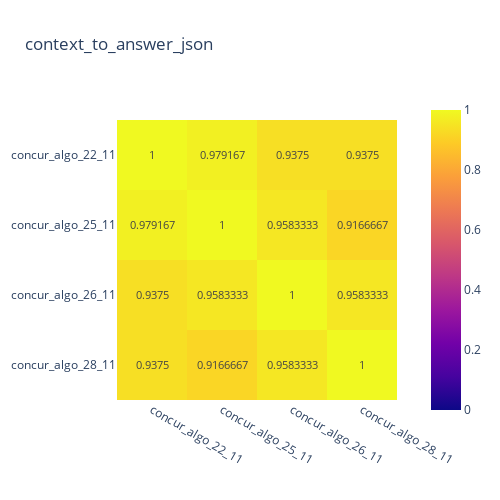
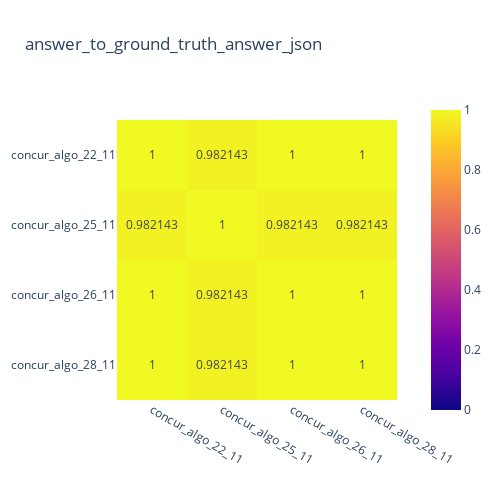
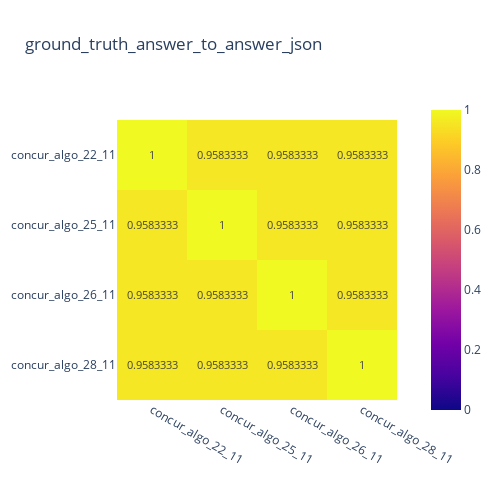

Here is the notebook cell these charts were saved with, in order:
### Code cell
idxes = [0, 1, 4, 6]
get_heatmaps([loaded_files_flash2[i] for i in idxes], [experiment_names[i] for i in idxes])

### Figure 1 — Plotly figure (JSON) as saved in the notebook; plotly's stock layout.template omitted (floating-point values rounded to 4 significant figures)
{"data": [{"coloraxis": "coloraxis", "hovertemplate": "x: %{x}<br>y: %{y}<br>color: %{z}<extra></extra>", "name": "0", "texttemplate": "%{z}", "type": "heatmap", "x": ["concur_algo_22_11", "concur_algo_25_11", "concur_algo_26_11", "concur_algo_28_11"], "xaxis": "x", "y": ["concur_algo_22_11", "concur_algo_25_11", "concur_algo_26_11", "concur_algo_28_11"], "yaxis": "y", "z": [[1, 0.9792, 0.9375, 0.9375], [0.9792, 1, 0.9583, 0.9167], [0.9375, 0.9583, 1, 0.9583], [0.9375, 0.9167, 0.9583, 1]]}], "layout": {"coloraxis": {"cmax": 1, "cmin": 0, "colorscale": [[0, "#0d0887"], [0.1111, "#46039f"], [0.2222, "#7201a8"], [0.3333, "#9c179e"], [0.4444, "#bd3786"], [0.5556, "#d8576b"], [0.6667, "#ed7953"], [0.7778, "#fb9f3a"], [0.8889, "#fdca26"], [1, "#f0f921"]]}, "height": 500, "title": {"text": "context_to_answer_json"}, "width": 500, "xaxis": {"anchor": "y", "autorange": true, "constrain": "domain", "domain": [0.003546, 0.9965], "range": [-0.5, 3.5], "scaleanchor": "y", "type": "category"}, "yaxis": {"anchor": "x", "autorange": true, "constrain": "domain", "domain": [0.0625, 0.9375], "range": [3.5, -0.5], "type": "category"}}}

### Figure 2 — Plotly figure (JSON) as saved in the notebook; plotly's stock layout.template omitted (floating-point values rounded to 4 significant figures)
{"data": [{"coloraxis": "coloraxis", "hovertemplate": "x: %{x}<br>y: %{y}<br>color: %{z}<extra></extra>", "name": "0", "texttemplate": "%{z}", "type": "heatmap", "x": ["concur_algo_22_11", "concur_algo_25_11", "concur_algo_26_11", "concur_algo_28_11"], "xaxis": "x", "y": ["concur_algo_22_11", "concur_algo_25_11", "concur_algo_26_11", "concur_algo_28_11"], "yaxis": "y", "z": [[1, 0.9821, 1, 1], [0.9821, 1, 0.9821, 0.9821], [1, 0.9821, 1, 1], [1, 0.9821, 1, 1]]}], "layout": {"coloraxis": {"cmax": 1, "cmin": 0, "colorscale": [[0, "#0d0887"], [0.1111, "#46039f"], [0.2222, "#7201a8"], [0.3333, "#9c179e"], [0.4444, "#bd3786"], [0.5556, "#d8576b"], [0.6667, "#ed7953"], [0.7778, "#fb9f3a"], [0.8889, "#fdca26"], [1, "#f0f921"]]}, "height": 500, "title": {"text": "answer_to_ground_truth_answer_json"}, "width": 500, "xaxis": {"anchor": "y", "autorange": true, "constrain": "domain", "domain": [0.003546, 0.9965], "range": [-0.5, 3.5], "scaleanchor": "y", "type": "category"}, "yaxis": {"anchor": "x", "autorange": true, "constrain": "domain", "domain": [0.0625, 0.9375], "range": [3.5, -0.5], "type": "category"}}}

### Figure 3 — Plotly figure (JSON) as saved in the notebook; plotly's stock layout.template omitted (floating-point values rounded to 4 significant figures)
{"data": [{"coloraxis": "coloraxis", "hovertemplate": "x: %{x}<br>y: %{y}<br>color: %{z}<extra></extra>", "name": "0", "texttemplate": "%{z}", "type": "heatmap", "x": ["concur_algo_22_11", "concur_algo_25_11", "concur_algo_26_11", "concur_algo_28_11"], "xaxis": "x", "y": ["concur_algo_22_11", "concur_algo_25_11", "concur_algo_26_11", "concur_algo_28_11"], "yaxis": "y", "z": [[1, 0.9583, 0.9583, 0.9583], [0.9583, 1, 0.9583, 0.9583], [0.9583, 0.9583, 1, 0.9583], [0.9583, 0.9583, 0.9583, 1]]}], "layout": {"coloraxis": {"cmax": 1, "cmin": 0, "colorscale": [[0, "#0d0887"], [0.1111, "#46039f"], [0.2222, "#7201a8"], [0.3333, "#9c179e"], [0.4444, "#bd3786"], [0.5556, "#d8576b"], [0.6667, "#ed7953"], [0.7778, "#fb9f3a"], [0.8889, "#fdca26"], [1, "#f0f921"]]}, "height": 500, "title": {"text": "ground_truth_answer_to_answer_json"}, "width": 500, "xaxis": {"anchor": "y", "autorange": true, "constrain": "domain", "domain": [0.003546, 0.9965], "range": [-0.5, 3.5], "scaleanchor": "y", "type": "category"}, "yaxis": {"anchor": "x", "autorange": true, "constrain": "domain", "domain": [0.0625, 0.9375], "range": [3.5, -0.5], "type": "category"}}}
